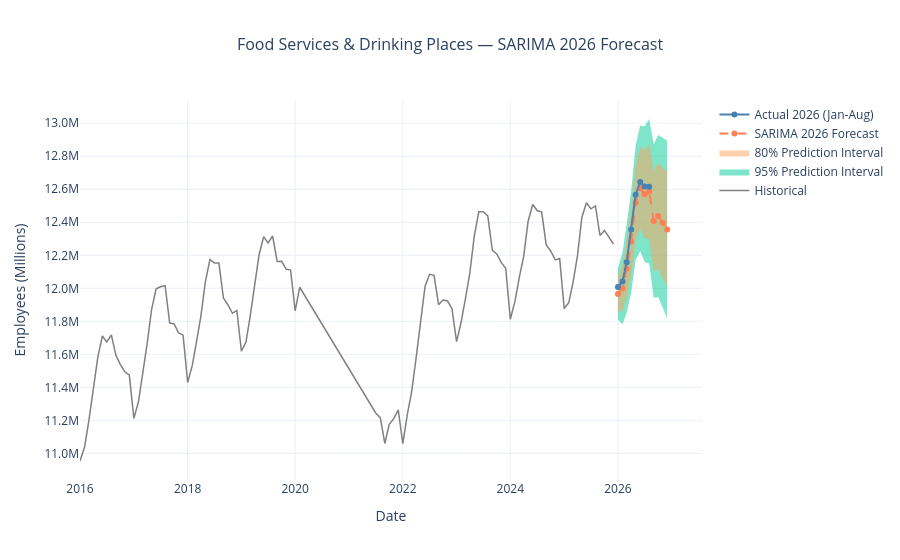

This figure's notebook cell:
### Code cell
# --- Forward Forecast: 2026 ---
# Retrain SARIMA through December 2025
full_series = df_interp[df_interp.index <= '2025-12-01']['employed']
full_series.index = pd.DatetimeIndex(full_series.index, freq='MS')

sarima_final = SARIMAX(
    full_series,
    order=(1, 1, 1),
    seasonal_order=(1, 1, 1, 12)
).fit(disp=False)

forecast_index = pd.date_range(
    start='2026-01-01',
    periods=12,
    freq='MS'
)

# Generate forecast object
forecast_res = sarima_final.get_forecast(steps=12)

# Point forecast
sarima_2026 = forecast_res.predicted_mean
sarima_2026.index = forecast_index

# Prediction intervals
ci_80 = forecast_res.conf_int(alpha=0.20)
ci_80.index = forecast_index

ci_95 = forecast_res.conf_int(alpha=0.05)
ci_95.index = forecast_index

# Forecast table
forecast_table = pd.DataFrame({
    'forecast': sarima_2026,
    'lower_80': ci_80.iloc[:, 0],
    'upper_80': ci_80.iloc[:, 1],
    'lower_95': ci_95.iloc[:, 0],
    'upper_95': ci_95.iloc[:, 1]
})

fig = go.Figure()

# Historical series
fig.add_trace(go.Scatter(
    x=full_series.index,
    y=full_series.values,
    mode='lines',
    name='Historical',
    line=dict(color='gray', width=1.5),
    hovertemplate='%{x|%b %Y}: %{customdata}<extra></extra>',
    customdata=[
        f'{v/1_000_000:.2f}M'
        for v in full_series.values
    ]
))

# 95% prediction interval
fig.add_trace(go.Scatter(
    x=forecast_index,
    y=ci_95.iloc[:, 1],
    mode='lines',
    line=dict(width=0),
    showlegend=False,
    hoverinfo='skip'
))

fig.add_trace(go.Scatter(
    x=forecast_index,
    y=ci_95.iloc[:, 0],
    mode='lines',
    line=dict(width=0),
    fill='tonexty',
    name='95% Prediction Interval',
    hoverinfo='skip'
))

# 80% prediction interval
fig.add_trace(go.Scatter(
    x=forecast_index,
    y=ci_80.iloc[:, 1],
    mode='lines',
    line=dict(width=0),
    showlegend=False,
    hoverinfo='skip'
))

fig.add_trace(go.Scatter(
    x=forecast_index,
    y=ci_80.iloc[:, 0],
    mode='lines',
    line=dict(width=0),
    fill='tonexty',
    name='80% Prediction Interval',
    hoverinfo='skip'
))

# 2026 SARIMA point forecast
fig.add_trace(go.Scatter(
    x=sarima_2026.index,
    y=sarima_2026.values,
    mode='lines+markers',
    name='SARIMA 2026 Forecast',
    line=dict(
        color='coral',
        width=2,
        dash='dash'
    ),
    marker=dict(size=6),
    hovertemplate='%{x|%b %Y}: %{customdata}<extra></extra>',
    customdata=[
        f'{v/1_000_000:.2f}M'
        for v in sarima_2026.values
    ]
))

# Actual Jan-Aug 2026 for immediate validation
actual_2026 = df_interp[
    df_interp.index >= '2026-01-01'
]['employed']

fig.add_trace(go.Scatter(
    x=actual_2026.index,
    y=actual_2026.values,
    mode='lines+markers',
    name='Actual 2026 (Jan-Aug)',
    line=dict(
        color='steelblue',
        width=2
    ),
    marker=dict(size=6),
    hovertemplate='%{x|%b %Y}: %{customdata}<extra></extra>',
    customdata=[
        f'{v/1_000_000:.2f}M'
        for v in actual_2026.values
    ]
))

fig.update_layout(
    title=dict(
        text='Food Services & Drinking Places — SARIMA 2026 Forecast',
        x=0.5,
        font=dict(size=16)
    ),
    xaxis_title='Date',
    yaxis_title='Employees (Millions)',
    yaxis=dict(
        tickvals=list(
            range(
                11_000_000,
                13_500_000,
                200_000
            )
        ),
        ticktext=[
            f'{v/1_000_000:.1f}M'
            for v in range(
                11_000_000,
                13_500_000,
                200_000
            )
        ]
    ),
    template='plotly_white',
    hovermode='x unified'
)

fig.show()
